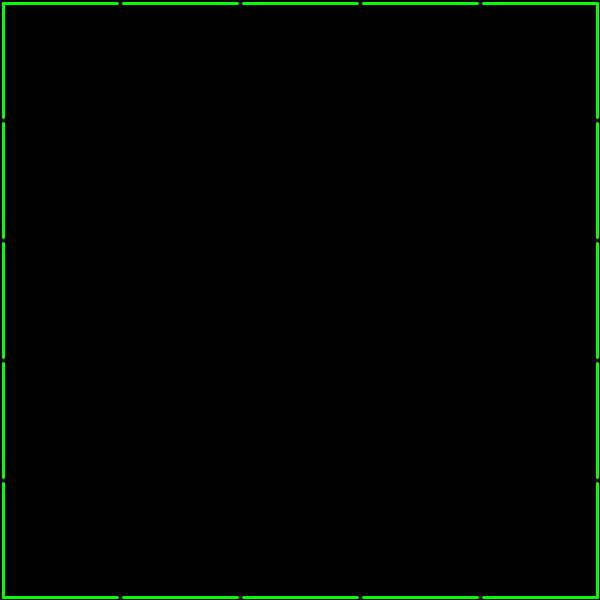
Frame 1 (no input)
Frame 60 (the mouse pressed at the canvas centre just before this capture): identical to frame 1, image omitted
Frame 120 (the mouse held since frame 60 and released just before this capture): identical to frame 1, image omitted

The Processing sketch that drew this single still picture (run headless with seeded random() and noise(); from frame 60 on, the mouse is pressed at the canvas centre):

// Processing sketch: laberintoFase1
// ── laberintoFase1.pde
int cant = 5;
int tam;
int sep = 3;
boolean [][] arriba = new boolean[cant][cant];
boolean [][] abajo = new boolean[cant][cant];
boolean [][] derecha = new boolean[cant][cant];
boolean [][] izquierda = new boolean[cant][cant];
void setup() {
  size(600, 600);
  tam = width/cant;
  for (int i=0; i<cant; i++) {
    for (int j=0; j<cant; j++) {
      arriba[i][j] = false;
      abajo[i][j] = false;
      derecha[i][j] = false;
      izquierda[i][j] = false;
    }
  }
}
void draw() {
  background(0);
  laberinto();

  for (int i=0; i<cant; i++) {
    for (int j=0; j<cant; j++) {
      stroke(0, 255, 0);
      strokeWeight(3);
      // rect(i*tam, j*tam, tam, tam);
      if (arriba[i][j]) {
        line(i*tam+sep, j*tam+sep, i*tam+tam-sep, j*tam+sep);
      }
      if (abajo[i][j]) {
        line(i*tam+sep, j*tam+tam-sep, i*tam+tam-sep, j*tam+tam-sep);
      }
      if (derecha[i][j]) {
        line(i*tam+tam-sep, j*tam+sep, i*tam+tam-sep, j*tam+tam-sep);
      }
      if (izquierda[i][j]) {
        line(i*tam+sep, j*tam+sep, i*tam+sep, j*tam+tam-sep);
      }
    }
  }
}
void laberinto() {
  for (int i=0; i<cant; i++) {
    arriba[i][0] = true;
    abajo[i][4] = true;
    derecha[4][i] = true;
    izquierda[0][i] = true;
  }
}
